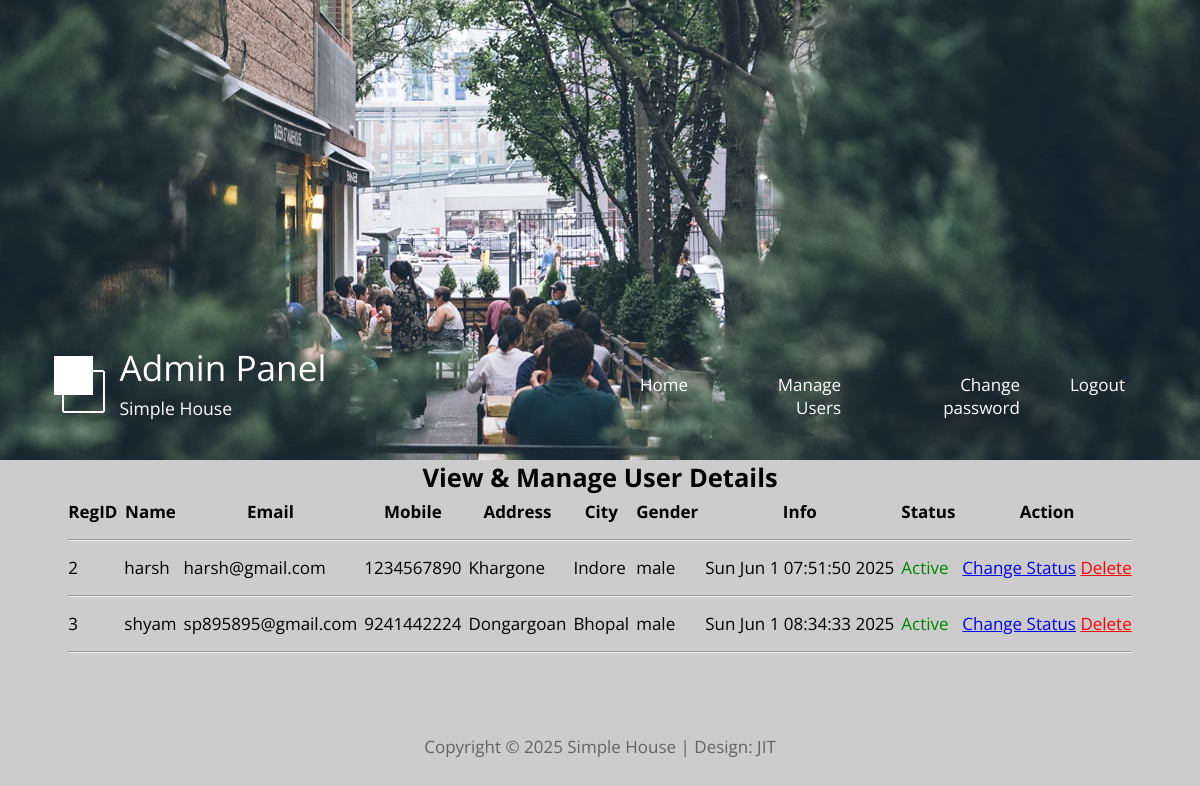
The page /manageusers/ (signed in) on the database its author committed.
### simplehouse/models.py (models this page shows)
class Register(models.Model):
    regid=models.AutoField(primary_key=True)
    name=models.CharField(max_length=50)
    email=models.CharField(max_length=50,unique=True)
    password=models.CharField(max_length=15)
    mobile=models.CharField(max_length=15)
    address=models.CharField(max_length=500)
    city=models.CharField(max_length=20)
    gender=models.CharField(max_length=10)
    status=models.IntegerField()
    role=models.CharField(max_length=10)
    info=models.CharField(max_length=50)

### simplehouse/views.py (the view)
# urls.py: path('manageusers/', views.manageusers),
def manageusers(request):
    userDetails=models.Register.objects.filter(role="user")
    return render(request,"manageusers.html",{"userDetails":userDetails,"sunm":request.session["sunm"]})

### simplehouse/templates/manageusers.html
{% load static %} {% include "adminheader.html" %} {% include "adminnav.html" %}
<center>
<h2>View & Manage User Details</h2>
<table cellspacing="5">
<tr>
<th>RegID</th>
<th>Name</th>
<th>Email</th>
<th>Mobile</th>
<th>Address</th>
<th>City</th>
<th>Gender</th>
<th>Info</th>
<th>Status</th>
<th>Action</th>
</tr>
<tr><td colspan="10"><hr/></td></tr>
{% for row in userDetails %}
<tr>
<td>{{row.regid}}</td>
<td>{{row.name}}</td>
<td>{{row.email}}</td>
<td>{{row.mobile}}</td>
<td>{{row.address}}</td>
<td>{{row.city}}</td>
<td>{{row.gender}}</td>
<td>{{row.info}}</td>
<td>
{% if row.status %}
<font color="green">Active</font>
{% else %}
<font color="orange">InActive</font>
{% endif %}
</td>
<td>
{% if row.status %}
<a href="/manageuserstatus/?s=inactive&regid={{row.regid}}">Change Status</a>
{% else %}
<a href="/manageuserstatus/?s=active&regid={{row.regid}}">Change Status</a>
{% endif %}
<a href="/manageuserstatus/?s=delete&regid={{row.regid}}" style="color:red;">Delete</a>
</td>
</tr>
<tr><td colspan="10"><hr/></td></tr>
{% endfor %}
</table>
</center>
{% include "footer.html" %}

### simplehouse/templates/adminheader.html (shortened to what this page needs)
{% load static %}
<!DOCTYPE html>
<html>
<head>
	<link href= "{% static 'css/templatemo-style.css' %}" rel="stylesheet" />
</head>

### simplehouse/templates/adminnav.html
{% load static %}
<div class="container">
  <div class="placeholder">
    <div
      class="parallax-window"
      data-parallax="scroll"
      data-image-src="{% static 'img/simple-house-01.jpg' %}"
    >
      <div class="tm-header">
        <div class="row tm-header-inner">
          <div class="col-md-6 col-12">
            <img
              src="{% static 'img/simple-house-logo.png' %}"
              alt="Logo"
              class="tm-site-logo"
            />
            <div class="tm-site-text-box">
              <h1 class="tm-site-title">Admin Panel</h1>
              <h6 class="tm-site-description">Simple House</h6>
            </div>
          </div>
          <nav class="col-md-6 col-12 tm-nav">
            <ul class="tm-nav-ul">
              <li class="tm-nav-li">
                <a href="/myadmin" class="tm-nav-link">Home</a>
              </li>
              <li class="tm-nav-li">
                <a href="/manageusers/" class="tm-nav-link">Manage Users</a>
              </li>
              <li class="tm-nav-li">
                <a href="/cpadmin/" class="tm-nav-link">Change password</a>
              </li>
              <li class="tm-nav-li">
                <a href="/login/" class="tm-nav-link">Logout</a>
              </li>
            </ul>
          </nav>
        </div>
      </div>
    </div>
  </div>
</div>

### simplehouse/templates/footer.html (shortened to what this page needs)
{% load static %}
<footer class="tm-footer text-center">
  <p>
    Copyright &copy; 2025 Simple House | Design:
    <a rel="nofollow" href="#">JIT</a>
  </p>
</footer>

### simplehouse/static/css/templatemo-style.css (style rules this page uses)
ul, nav, body, h1, h2, h4, h6, p, figure { margin: 0; padding: 0; }
a, button { transition: all 0.3s ease; }
html { box-sizing: border-box; -ms-overflow-style: scrollbar; }
*, *::before, *::after { box-sizing: inherit; }
.container { width: 100%; max-width: 1200px; margin-right: auto; margin-left: auto; }
.row { display: -ms-flexbox; display: flex; -ms-flex-wrap: wrap; flex-wrap: wrap; margin-left: -15px; margin-right: -15px; }
.col-lg-3, .col-lg-4, .col-lg-6, .col-md-4, .col-md-6, .col-sm-6, .col-12 { position: relative; width: 100%; padding-right: 15px; padding-left: 15px; }
.col-12 { -ms-flex: 0 0 100%; flex: 0 0 100%; max-width: 100%; }
@media (min-width: 768px) { .col-md-6 { -ms-flex: 0 0 50%; flex: 0 0 50%; max-width: 50%; } }
.text-center { text-align: center; }
.container { background-color: white; }
p, address { color: #626364; line-height: 1.8; }
.placeholder { width: 100%; min-height: 460px; background-color: #556E5B; }
.parallax-window { min-height: 460px; background: transparent; position: relative; }
.tm-header { position: absolute; bottom: 0; left: 0; width: 100%; color: white; z-index: 1000; }
.tm-header-inner { padding: 40px 50px; }
.tm-site-logo { display: inline-block; margin-right: 5px; }
.tm-site-text-box { display: inline-block; }
.tm-site-title { font-size: 2.2rem; font-weight: 400; margin-bottom: 5px; }
.tm-site-description { font-size: 1.1rem; font-weight: 400; }
.tm-nav { text-align: right; margin-top: 30px; }
.tm-nav-ul { display: flex; justify-content: flex-end; }
.tm-nav-li { list-style: none; display: block; margin-bottom: 0; padding-right: 25px; padding-left: 25px; }
.tm-nav-link { color: white; text-decoration: none; padding-bottom: 10px; }
.tm-footer { padding: 25px 15px; margin-top: 40px; }
.tm-footer a { color: #626364; text-decoration: none; }

### rows shown on the page
Register: regid "2", name "harsh", email "harsh@gmail.com", mobile "1234567890", address "Khargone", city "Indore", gender "male", info "Sun Jun 1 07:51:50 2025", status "Active"
Register: regid "3", name "shyam", email "sp895895@gmail.com", mobile "9241442224", address "Dongargoan", city "Bhopal", gender "male", info "Sun Jun 1 08:34:33 2025", status "Active"
